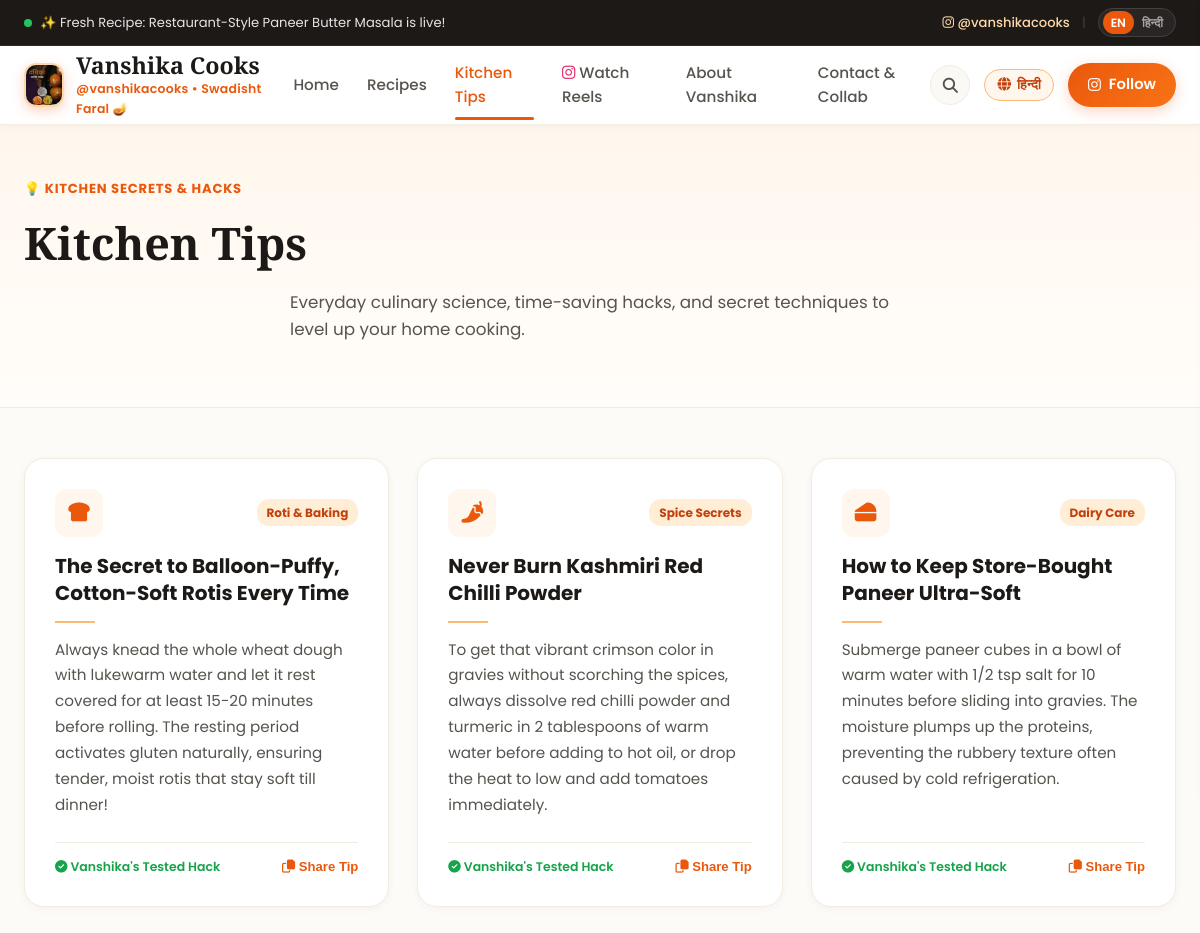
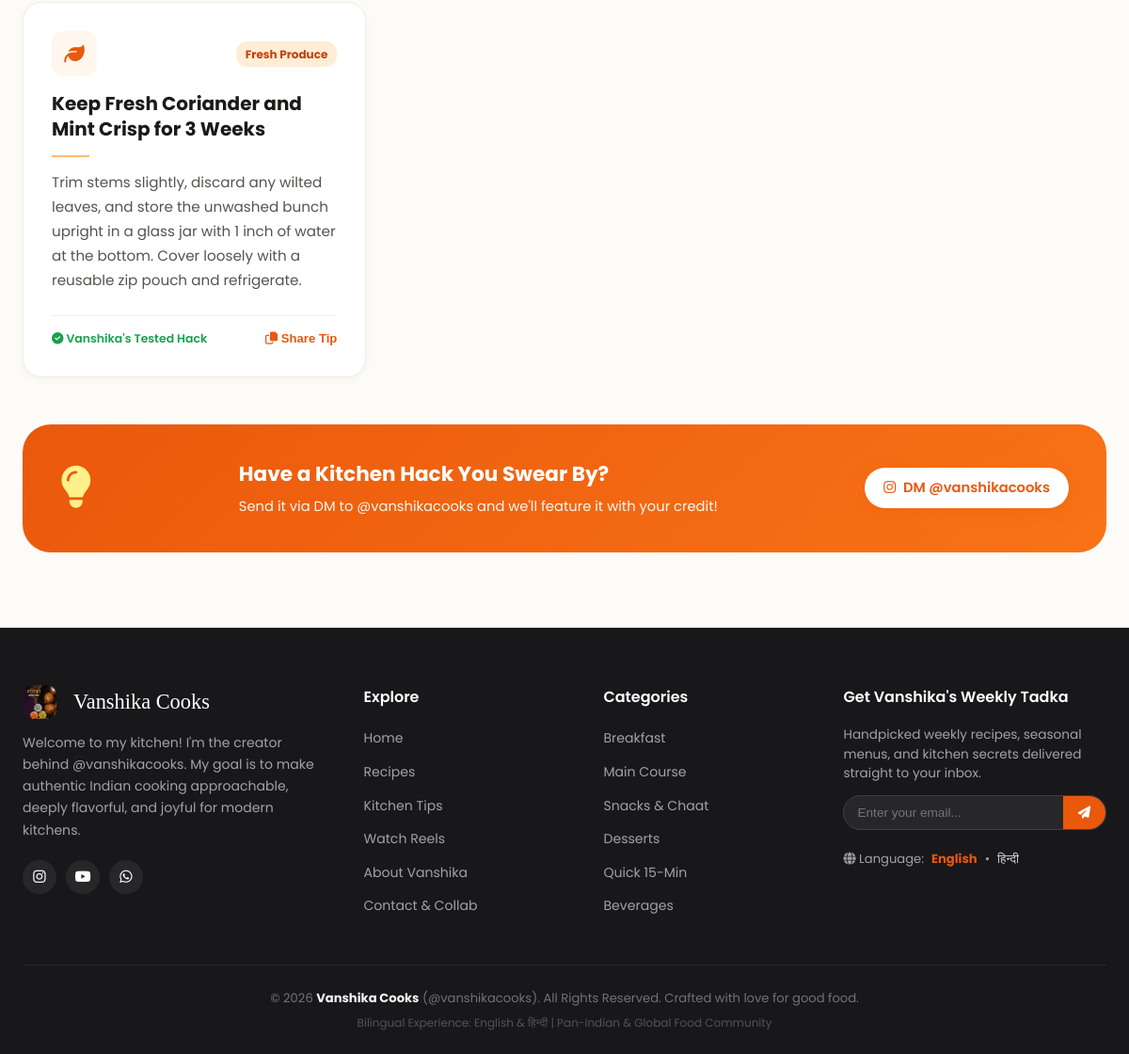
Page /tips on the committed database (2 pictures, top to bottom).
### tables this page shows
CREATE TABLE kitchen_tips (
        id INTEGER PRIMARY KEY AUTOINCREMENT,
        icon TEXT NOT NULL,
        category_en TEXT NOT NULL,
        category_hi TEXT NOT NULL,
        title_en TEXT NOT NULL,
        title_hi TEXT NOT NULL,
        content_en TEXT NOT NULL,
        content_hi TEXT NOT NULL
    );

### app.py (the view)
@app.route("/tips")
def kitchen_tips():
    lang = get_current_lang()
    conn = get_db_connection()
    tips_rows = conn.execute("SELECT * FROM kitchen_tips ORDER BY id ASC").fetchall()
    tips = []
    for row in tips_rows:
        tips.append({
            "icon": row["icon"],
            "category": row["category_hi"] if lang == "hi" else row["category_en"],
            "title": row["title_hi"] if lang == "hi" else row["title_en"],
            "content": row["content_hi"] if lang == "hi" else row["content_en"]
        })
    conn.close()
    return render_template("tips.html", tips=tips)

### app.py (called while the page is built)
def get_db_connection():
    conn = sqlite3.connect(DB_PATH)
    conn.row_factory = sqlite3.Row
    return conn

def get_current_lang():
    lang = request.args.get("lang")
    if lang in SUPPORTED_LANGUAGES:
        session["lang"] = lang
        return lang
    if "lang" in session and session["lang"] in SUPPORTED_LANGUAGES:
        return session["lang"]
    cookie_lang = request.cookies.get("vanshika_lang")
    if cookie_lang in SUPPORTED_LANGUAGES:
        session["lang"] = cookie_lang
        return cookie_lang
    return "en"

@app.context_processor
def inject_translations():
    lang = get_current_lang()
    t = TRANSLATIONS.get(lang, TRANSLATIONS["en"])
    return {
        "current_lang": lang,
        "t": t,
        "other_lang": "hi" if lang == "en" else "en",
        "other_lang_label": "हिन्दी" if lang == "en" else "English"
    }

### templates/tips.html (shortened to what this page needs)
{% extends "base.html" %}
{% block content %}
<div class="page-header-banner">
    <div class="container text-center">
        <span class="sub-title-badge">💡 {{ t.latest_tips }}</span>
        <h1 class="page-title">{{ t.kitchen_tips }}</h1>
        <p class="page-subtitle">
            {% if current_lang == 'hi' %}
                सरल किचन ट्रिक्स और वैज्ञानिक नुस्खे जो आपके रोजाना के खाने को साधारण से असाधारण बना दें।
            {% else %}
                Everyday culinary science, time-saving hacks, and secret techniques to level up your home cooking.
            {% endif %}
        </p>
    </div>
</div>
<section class="tips-full-section">
    <div class="container">
        <div class="tips-grid-extended">
            {% for tip in tips %}
            <article class="tip-card-expanded">
                <div class="tip-card-top">
                    <div class="tip-icon-large">
                        <i class="fas {{ tip.icon }}"></i>
                    </div>
                    <span class="tip-badge">{{ tip.category }}</span>
                </div>
                <h2 class="tip-title-lg">{{ tip.title }}</h2>
                <div class="tip-divider"></div>
                <p class="tip-desc">{{ tip.content }}</p>
                <div class="tip-card-bottom">
                    <span class="tip-credit"><i class="fas fa-check-circle"></i> Vanshika's Tested Hack</span>
                    <button class="btn-copy-tip" onclick="copyTipText(this, '{{ tip.title }}')">
                        <i class="far fa-copy"></i> {% if current_lang == 'hi' %}कॉपी करें{% else %}Share Tip{% endif %}
                    </button>
                </div>
            </article>
            {% endfor %}
        </div>
        <div class="tips-cta-card">
            <div class="cta-inner">
                <i class="fas fa-lightbulb cta-bulb"></i>
                <div>
                    <h3>{% if current_lang == 'hi' %}क्या आपके पास भी कोई खास किचन सीक्रेट है?{% else %}Have a Kitchen Hack You Swear By?{% endif %}</h3>
                    <p>{% if current_lang == 'hi' %}हमें इंस्टाग्राम पर डीएम करें और हम उसे आपके नाम के साथ यहाँ फीचर करेंगे!{% else %}Send it via DM to @vanshikacooks and we'll feature it with your credit!{% endif %}</p>
                </div>
                <a href="https://www.instagram.com/vanshikacooks/" target="_blank" rel="noopener" class="btn-primary-gradient">
                    <i class="fab fa-instagram"></i> DM @vanshikacooks
                </a>
            </div>
        </div>
    </div>
</section>
{% endblock %}

### static/css/style.css (style rules this page uses)
:root { --primary: #ea580c; --primary-hover: #c2410c; --primary-light: #ffedd5; --secondary: #991b1b; --accent: #f59e0b; --green-fresh: #16a34a; --green-bg: #dcfce7; --dark: #1c1917; --dark-muted: #57534e; --light-bg: #fdfbf7; --card-bg: #ffffff; --border-color: #f3ece1; --border-subtle: #fae8d4; --shadow-sm: 0 2px 8px rgba(28, 25, 23, 0.04); --shadow-md: 0 8px 24px rgba(28, 25, 23, 0.07); --shadow-lg: 0 16px 40px rgba(28, 25, 23, 0.11); --radius-sm: 8px; --radius-md: 14px; --radius-lg: 20px; --radius-xl: 30px; --font-heading: 'Playfair Display', Georgia, serif; --font-body: 'Poppins', -apple-system, BlinkMacSystemFont, "Segoe UI", Roboto, sans-serif; --font-hindi-accent: 'Rozha One', 'Playfair Display', serif; }
* { box-sizing: border-box; margin: 0; padding: 0; }
body { font-family: var(--font-body); background-color: var(--light-bg); color: var(--dark); line-height: 1.6; -webkit-font-smoothing: antialiased; overflow-x: hidden; }
a { color: inherit; text-decoration: none; transition: all 0.25s ease; }
.container { max-width: 1200px; margin: 0 auto; padding: 0 24px; }
.btn-primary-gradient { display: inline-flex; align-items: center; justify-content: center; gap: 8px; background: linear-gradient(135deg, #ea580c, #f97316); color: #ffffff !important; font-weight: 600; font-size: 0.92rem; padding: 10px 20px; border-radius: 24px; box-shadow: 0 4px 14px rgba(234, 88, 12, 0.25); border: none; cursor: pointer; }
.sub-title-badge { display: inline-block; font-size: 0.82rem; font-weight: 700; text-transform: uppercase; letter-spacing: 0.06em; color: var(--primary); margin-bottom: 8px; }
.page-header-banner { background: linear-gradient(180deg, #fff7ed 0%, #fffdfa 100%); padding: 50px 0 40px; border-bottom: 1px solid var(--border-color); }
.page-title { font-family: var(--font-heading); font-size: 2.8rem; font-weight: 800; color: var(--dark); margin-bottom: 10px; }
.page-subtitle { font-size: 1.05rem; color: var(--dark-muted); max-width: 620px; margin: 0 auto 24px; }
.tips-full-section { padding: 50px 0 80px; }
.tips-grid-extended { display: grid; grid-template-columns: repeat(auto-fill, minmax(320px, 1fr)); gap: 28px; margin-bottom: 50px; }
.tip-card-expanded { background: #ffffff; border-radius: var(--radius-lg); border: 1px solid var(--border-color); padding: 30px; box-shadow: var(--shadow-sm); display: flex; flex-direction: column; }
.tip-card-top { display: flex; align-items: center; justify-content: space-between; margin-bottom: 16px; }
.tip-icon-large { width: 48px; height: 48px; border-radius: 12px; background: #fff7ed; color: var(--primary); display: flex; align-items: center; justify-content: center; font-size: 1.35rem; }
.tip-badge { font-size: 0.75rem; font-weight: 700; color: #c2410c; background: #ffedd5; padding: 4px 10px; border-radius: 12px; }
.tip-title-lg { font-size: 1.25rem; font-weight: 700; color: var(--dark); line-height: 1.35; margin-bottom: 14px; }
.tip-divider { height: 2px; width: 40px; background: #fdba74; margin-bottom: 14px; }
.tip-desc { font-size: 0.95rem; color: var(--dark-muted); line-height: 1.7; margin-bottom: 24px; flex-grow: 1; }
.tip-card-bottom { display: flex; align-items: center; justify-content: space-between; border-top: 1px solid #f3ece1; padding-top: 14px; }
.tip-credit { font-size: 0.78rem; color: var(--green-fresh); font-weight: 600; }
.btn-copy-tip { background: none; border: none; color: var(--primary); font-size: 0.82rem; font-weight: 600; cursor: pointer; }
.tips-cta-card { background: linear-gradient(135deg, #ea580c, #f97316); color: #ffffff; border-radius: var(--radius-xl); padding: 36px 40px; }
.cta-inner { display: flex; align-items: center; justify-content: space-between; gap: 20px; }
.cta-bulb { font-size: 2.8rem; color: #fef08a; }
.cta-inner h3 { font-size: 1.35rem; margin-bottom: 6px; }
.cta-inner p { font-size: 0.92rem; opacity: 0.95; }
.tips-cta-card .btn-primary-gradient { background: #ffffff; color: var(--primary) !important; }

### rows in the picture
kitchen_tips: category "Roti & Baking", title "The Secret to Balloon-Puffy, Cotton-Soft Rotis Every Time", content "Always knead the whole wheat dough with lukewarm water and let it rest covered for at least 15-20 minutes before rolling. The resting period activates gluten naturally, ensuring tender, moist rotis that stay soft till dinner!"
kitchen_tips: category "Spice Secrets", title "Never Burn Kashmiri Red Chilli Powder", content "To get that vibrant crimson color in gravies without scorching the spices, always dissolve red chilli powder and turmeric in 2 tablespoons of warm water before adding to hot oil, or drop the heat to low and add tomatoes immediately."
kitchen_tips: category "Dairy Care", title "How to Keep Store-Bought Paneer Ultra-Soft", content "Submerge paneer cubes in a bowl of warm water with 1/2 tsp salt for 10 minutes before sliding into gravies. The moisture plumps up the proteins, preventing the rubbery texture often caused by cold refrigeration."
kitchen_tips: category "Fresh Produce", title "Keep Fresh Coriander and Mint Crisp for 3 Weeks", content "Trim stems slightly, discard any wilted leaves, and store the unwashed bunch upright in a glass jar with 1 inch of water at the bottom. Cover loosely with a reusable zip pouch and refrigerate."

### other values in the picture
{{ t.brand_name }} "Vanshika Cooks"
{{ t.home }} "Home"
{{ t.recipes }} "Recipes"
{{ t.kitchen_tips }} "Kitchen Tips"
{{ t.reels }} "Watch Reels"
{{ t.about }} "About Vanshika"
{{ t.contact }} "Contact & Collab"
{{ other_lang_label }} "हिन्दी"
{{ t.latest_tips }} "KITCHEN SECRETS & HACKS"
{{ t.about_bio_short }} "Welcome to my kitchen! I'm the creator behind @vanshikacooks. My goal is to make authentic Indian cooking approachable, deeply flavorful, and joyful for modern kitchens."
{{ t.categories }} "Categories"
{{ t.filter_breakfast }} "Breakfast"
{{ t.filter_main }} "Main Course"
{{ t.filter_snack }} "Snacks & Chaat"
{{ t.filter_dessert }} "Desserts"
